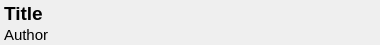
<?xml version="1.0" encoding="UTF-8"?>
<ui version="4.0">
 <class>NewsItem</class>
 <widget class="QWidget" name="NewsItem">
  <property name="geometry">
   <rect>
    <x>0</x>
    <y>0</y>
    <width>380</width>
    <height>45</height>
   </rect>
  </property>
  <property name="sizePolicy">
   <sizepolicy hsizetype="Maximum" vsizetype="Maximum">
    <horstretch>0</horstretch>
    <verstretch>0</verstretch>
   </sizepolicy>
  </property>
  <property name="minimumSize">
   <size>
    <width>380</width>
    <height>30</height>
   </size>
  </property>
  <property name="windowTitle">
   <string>Form</string>
  </property>
  <layout class="QVBoxLayout" name="topLayout" stretch="0,0">
   <property name="leftMargin">
    <number>4</number>
   </property>
   <property name="topMargin">
    <number>4</number>
   </property>
   <property name="rightMargin">
    <number>4</number>
   </property>
   <property name="bottomMargin">
    <number>4</number>
   </property>
   <item>
    <widget class="QLabel" name="newsTitle">
     <property name="minimumSize">
      <size>
       <width>300</width>
       <height>16</height>
      </size>
     </property>
     <property name="maximumSize">
      <size>
       <width>16777215</width>
       <height>60</height>
      </size>
     </property>
     <property name="font">
      <font>
       <pointsize>14</pointsize>
       <weight>75</weight>
       <bold>true</bold>
      </font>
     </property>
     <property name="text">
      <string>Title</string>
     </property>
     <property name="alignment">
      <set>Qt::AlignLeading|Qt::AlignLeft|Qt::AlignVCenter</set>
     </property>
     <property name="openExternalLinks">
      <bool>true</bool>
     </property>
    </widget>
   </item>
   <item>
    <widget class="QLabel" name="newsAuthor">
     <property name="minimumSize">
      <size>
       <width>300</width>
       <height>13</height>
      </size>
     </property>
     <property name="maximumSize">
      <size>
       <width>16777215</width>
       <height>60</height>
      </size>
     </property>
     <property name="font">
      <font>
       <pointsize>11</pointsize>
       <weight>50</weight>
       <bold>false</bold>
      </font>
     </property>
     <property name="text">
      <string>Author</string>
     </property>
     <property name="alignment">
      <set>Qt::AlignLeading|Qt::AlignLeft|Qt::AlignVCenter</set>
     </property>
    </widget>
   </item>
  </layout>
 </widget>
 <resources/>
 <connections/>
</ui>
